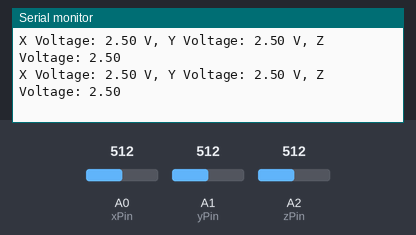
The sketch below on a simulated Arduino Uno, built with avr-gcc and run on an emulated ATmega328P. Parts: the last lines printed to the serial monitor. The inputs (shaded band) are chosen by the test bench; at power-on: A0 (xPin) = 512, A1 (yPin) = 512, A2 (zPin) = 512.

Above: at 1.3 s.
1.4 s: A0 (xPin) set to 716
At 1.9 s:
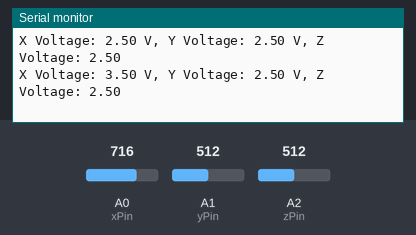
2.9 s: A1 (yPin) set to 716
At 3.4 s:
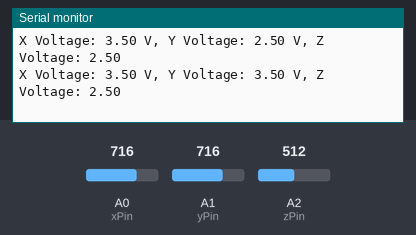
4.4 s: A2 (zPin) set to 716
At 5.0 s:
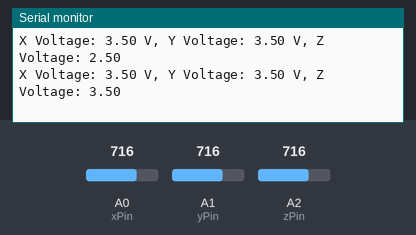
5.9 s: A0 (xPin) set to 900
At 6.5 s:
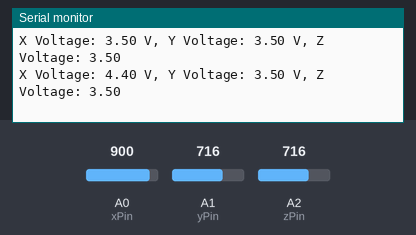
7.4 s: A1 (yPin) set to 900
At 8.0 s:
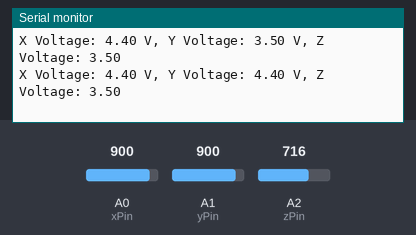
8.9 s: A2 (zPin) set to 900
At 9.5 s:
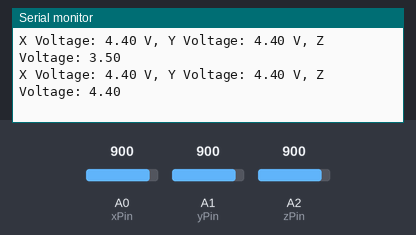
Timing chart, 0 to 11.4 s (numbered marks = the images above; inputs shaded):
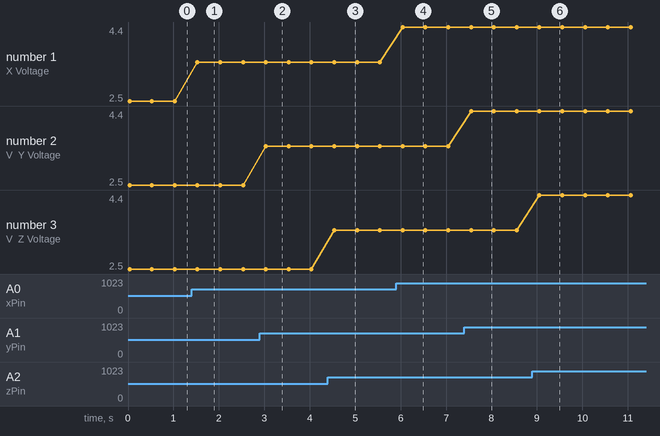

The sketch:

Code.ino
```cpp
const int xPin = A0;  // X-axis output to analog pin A0
const int yPin = A1;  // Y-axis output to analog pin A1
const int zPin = A2;  // Z-axis output to analog pin A2

void setup() {
  Serial.begin(9600);  // Initialize serial communication at 9600 baud
  Serial.println("ADXL335 Accelerometer Readings:");
}

void loop() {
  // Read the analog values from the accelerometer
  int xValue = analogRead(xPin);
  int yValue = analogRead(yPin);
  int zValue = analogRead(zPin);

  // Convert the analog readings to voltage (assuming 5V reference)
  float xVoltage = (xValue / 1023.0) * 5.0;
  float yVoltage = (yValue / 1023.0) * 5.0;
  float zVoltage = (zValue / 1023.0) * 5.0;

  // Display the readings on the serial monitor/HyperTerminal
  Serial.print("X Voltage: ");
  Serial.print(xVoltage, 2);
  Serial.print(" V, Y Voltage: ");
  Serial.print(yVoltage, 2);
  Serial.print(" V, Z Voltage: ");
  Serial.println(zVoltage, 2);

  // Small delay before the next reading
  delay(500);
}
```

Measured:
- after the input at 1.4 s, the serial monitor: prints a new line after 0.13 s (image 1)
- after the input at 2.9 s, the serial monitor: prints a new line after 0.13 s (image 2)
- after the input at 4.4 s, the serial monitor: prints a new line after 0.14 s (image 3)
- after the input at 5.9 s, the serial monitor: prints a new line after 0.14 s (image 4)
- after the input at 7.4 s, the serial monitor: prints a new line after 0.15 s (image 5)
- after the input at 8.9 s, the serial monitor: prints a new line after 0.16 s (image 6)
- plotted number 1: 2.5 → 3.5 after the input at 1.4 s, 3.5 → 4.4 after the input at 5.9 s
